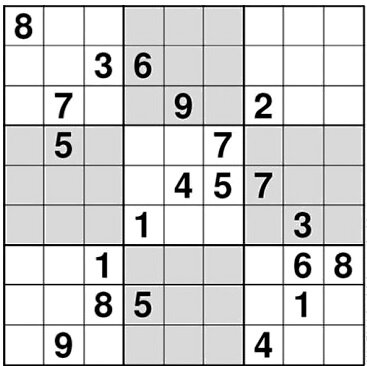
#> input picture data/samples/sudoku2.png, 367 x 366 px
$ python -i detect.py   (imports and definitions only)
#> lines starting #> are read from the running program, lines starting #| are printed output that depends on the picture; after the words box and inside, x2 and y2 are one past the last pixel; in counts of white or black regions, pixels touching at a corner belong together
#> further down, picture is the input picture: shape (366, 367, 3); min 0, max 255, mean 213.1
### src/sudoku_ocr/geometry.py
import cv2
import numpy as np


def _order_quad(pts: np.ndarray) -> np.ndarray:
    """
    Ordonne 4 points d'un quadrilatère au format [tl, tr, br, bl]
    (top-left, top-right, bottom-right, bottom-left).
    """
    pts = np.asarray(pts, dtype=np.float32).reshape(4, 2)
    s = pts.sum(axis=1)           # tl: min(s), br: max(s)
    diff = np.diff(pts, axis=1)   # tr: min(diff), bl: max(diff)
    tl = pts[np.argmin(s)]
    br = pts[np.argmax(s)]
    tr = pts[np.argmin(diff)]
    bl = pts[np.argmax(diff)]
    return np.array([tl, tr, br, bl], dtype=np.float32)


def four_point_transform(image: np.ndarray, quad: np.ndarray, size: int = 450):
    """
    Applique une homographie pour redresser la grille en un carré size×size.
    Retourne (warped, M, Minv) où M est la matrice de perspective et Minv son inverse.
    """
    ordered = _order_quad(quad)
    dst = np.array([
        [0, 0],
        [size - 1, 0],
        [size - 1, size - 1],
        [0, size - 1]
    ], dtype=np.float32)

    M = cv2.getPerspectiveTransform(ordered, dst)
    warped = cv2.warpPerspective(image, M, (size, size))

    Minv = cv2.getPerspectiveTransform(dst, ordered)
    return warped, M, Minv

### src/sudoku_ocr/cells.py
import cv2
import numpy as np

# [25 lines left out: function _peaks_from_projection, not called in this run]

def line_projections(warped: np.ndarray) -> tuple[np.ndarray, np.ndarray]:
    """Projections des lignes verticales (par colonne) et horizontales (par ligne) de l'image rectifiée."""
    gray = cv2.cvtColor(warped, cv2.COLOR_BGR2GRAY)
    thr = cv2.adaptiveThreshold(
        gray, 255,
        cv2.ADAPTIVE_THRESH_MEAN_C,
        cv2.THRESH_BINARY_INV,
        21, 2
    )
    H, W = thr.shape[:2]
    # extraire les lignes
    v_ker = cv2.getStructuringElement(cv2.MORPH_RECT, (1, max(10, H // 20)))
    h_ker = cv2.getStructuringElement(cv2.MORPH_RECT, (max(10, W // 20), 1))
    v_lines = cv2.dilate(cv2.erode(thr, v_ker, 1), v_ker, 1)
    h_lines = cv2.dilate(cv2.erode(thr, h_ker, 1), h_ker, 1)

    v_proj = v_lines.sum(axis=0).astype(np.float64)  # (W,)
    h_proj = h_lines.sum(axis=1).astype(np.float64)  # (H,)
    return v_proj, h_proj

def _regular_score(proj: np.ndarray, n: int = 10) -> float:
    """Part de l'encre des lignes située sur n positions régulièrement espacées (0..1)."""
    size = proj.size
    if size == 0 or proj.max() <= 0:
        return 0.0
    tol = max(2, size // 90)
    peak = proj.max()
    hits = []
    for i in range(n):
        p = int(round(i * (size - 1) / (n - 1)))
        hits.append(proj[max(0, p - tol):p + tol + 1].max() / peak)
    return float(np.mean(hits))

def grid_score(warped: np.ndarray) -> float:
    """Ressemblance à une grille de sudoku : 10 lignes régulières dans chaque direction (0..1)."""
    v_proj, h_proj = line_projections(warped)
    return min(_regular_score(v_proj), _regular_score(h_proj))

# [26 lines left out: functions detect_grid_lines, split_cells_by_lines, not called in this run]

BLANK_CONTRAST = 40  # vides mesurés <= 2, chiffres >= 206 (sudoku2/3.png)

# [72 lines left out: functions is_blank_cell, digit_from_binary, extract_digit, not called in this run]

### src/sudoku_ocr/detect.py
import os
import cv2
import numpy as np

from .cells import grid_score
from .geometry import four_point_transform

_SCORE_SIZE = 450  # taille de redressement pour noter les candidats
_SCORE_TIE = 0.05  # écart de score considéré comme une égalité


def _dump_debug(name: str, img):
    """If env SUDOKU_DEBUG is set, write intermediates to SUDOKU_DEBUG_DIR (or data/outputs/debug)."""
    if not os.environ.get("SUDOKU_DEBUG"):
        return
    out_dir = os.environ.get("SUDOKU_DEBUG_DIR", "data/outputs/debug")
    os.makedirs(out_dir, exist_ok=True)
    path = os.path.join(out_dir, name)
    cv2.imwrite(path, img)


def _approx_quad(cnt, max_eps_frac: float = 0.1):
    """Try multiple epsilon values to get a 4-point polygon. Fallback to convex hull or minAreaRect box."""
    peri = cv2.arcLength(cnt, True)
    for frac in np.linspace(0.01, max_eps_frac, 15):
        approx = cv2.approxPolyDP(cnt, frac * peri, True)
        if len(approx) == 4:
            return approx.reshape(4, 2)
    # Fallback 1: hull then approx
    hull = cv2.convexHull(cnt)
    peri = cv2.arcLength(hull, True)
    for frac in np.linspace(0.01, max_eps_frac, 15):
        approx = cv2.approxPolyDP(hull, frac * peri, True)
        if len(approx) == 4:
            return approx.reshape(4, 2)
    # Fallback 2: min area rect box
    rect = cv2.minAreaRect(cnt)
    box = cv2.boxPoints(rect)
    return box.astype(np.float32)


def find_sudoku_quad(img_bgr: np.ndarray):
    """
    Détecte la grille Sudoku et retourne ses 4 coins (float32) dans l'image d'origine.
    Stratégie robuste : CLAHE → blur → adaptive threshold → morpho close/open,
    puis plus grand contour, approximation poly (multi-epsilon), hull & box en fallback.
    """
    if img_bgr is None or img_bgr.size == 0:
        return None


    h, w = img_bgr.shape[:2]
#> h = 366; w = 367


    # Prétraitement
    gray = cv2.cvtColor(img_bgr, cv2.COLOR_BGR2GRAY)
    clahe = cv2.createCLAHE(clipLimit=2.0, tileGridSize=(8, 8))
    gray = clahe.apply(gray)
    blur = cv2.GaussianBlur(gray, (7, 7), 0)
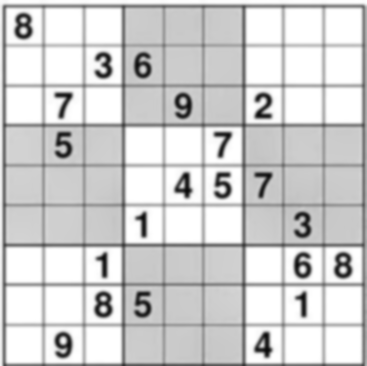
#> blur: shape (366, 367); min 9, max 255, mean 207.1


    thr = cv2.adaptiveThreshold(
        blur, 255,
        cv2.ADAPTIVE_THRESH_GAUSSIAN_C,
        cv2.THRESH_BINARY_INV,
        21, 2,
    )
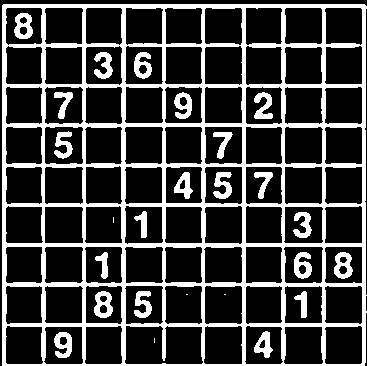
#> thr: shape (366, 367); 24.6% white; 26 white regions (4 under 20 px), largest, box (x1, y1, x2, y2) and area: (2, 4, 367, 366) 27314, (94, 291, 113, 318) 326, (14, 13, 33, 39) 320


    kernel = cv2.getStructuringElement(cv2.MORPH_RECT, (3, 3))
    closed = cv2.morphologyEx(thr, cv2.MORPH_CLOSE, kernel, iterations=2)
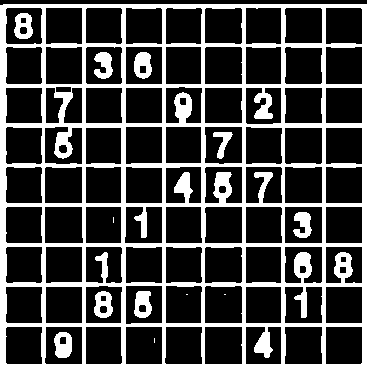
#> closed: shape (366, 367); 26.5% white; 13 white regions (4 under 20 px), largest, box (x1, y1, x2, y2) and area: (0, 4, 367, 366) 32998, (54, 332, 72, 358) 360, (134, 52, 152, 79) 355
    opened = cv2.morphologyEx(closed, cv2.MORPH_OPEN, kernel, iterations=1)
#> opened: shape (366, 367); 26.5% white; 9 white regions


    _dump_debug("01_gray.png", gray)
    _dump_debug("02_thr.png", thr)
    _dump_debug("03_closed.png", closed)


    # Contours : RETR_LIST et pas RETR_EXTERNAL, sinon une grille entourée d'un
    # cadre (bord d'image, page) n'est jamais candidate
    contours, _ = cv2.findContours(opened, cv2.RETR_LIST, cv2.CHAIN_APPROX_SIMPLE)
#> contours = 103 contours; largest, box (x1, y1, x2, y2) and area: (0, 4, 367, 366) 132124, (204, 326, 243, 365) 1442, (204, 46, 243, 85) 1439, (204, 285, 243, 324) 1415, (125, 285, 163, 325) 1410
    if not contours:
        return None


    contours = sorted(contours, key=cv2.contourArea, reverse=True)


    # Candidats >= 10% de l'image, notés par ressemblance à une grille 9x9 une
    # fois redressés : le plus grand quadrilatère n'est pas forcément la grille
    min_area = 0.1 * (h * w)
#> min_area = 13432.2
    candidates = []  # (score, area, quad, cnt)
    for cnt in contours[:20]:
        area = cv2.contourArea(cnt)
        if area < min_area:
            continue
        quad = _approx_quad(cnt)
        if quad is None or len(quad) != 4:
            continue
        warped, _, _ = four_point_transform(img_bgr, quad, size=_SCORE_SIZE)
        candidates.append((grid_score(warped), area, quad, cnt))
#> this loop made 20 passes
#> area on passes 2 to 13: 1442, 1439, 1415, 1409.5, 1409.5, 1409, 1404, 1404, 1404, 1403, 1402.5, 1386
#> (area, ordered in four_point_transform, dst in four_point_transform, M in four_point_transform) on pass 1: (132123.5, [[0, 5], [366, 4], [366, 365], [0, 365]], [[0, 0], [449, 0], [449, 449], [0, 449]], [[1.23, 0, 0], [0.00341, 1.25, -6.24], [7.59e-06, 0, 1]])
#> pass 1, in four_point_transform, `warped = cv2.warpPerspective(image, M, (size, size))`:
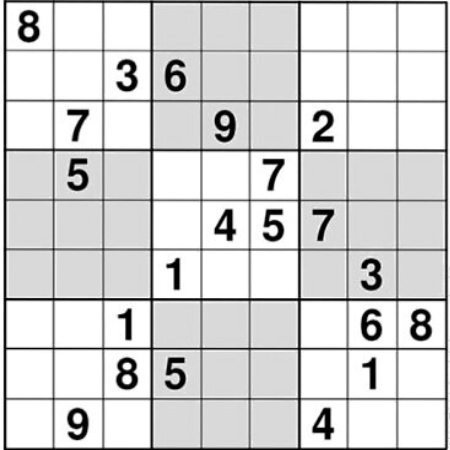
#> warped: shape (450, 450, 3); min 0, max 255, mean 212.7
#> pass 1, in line_projections, `thr = cv2.adaptiveThreshold( gray, 255, cv2.ADAPTIVE_THRESH_MEAN_C, cv..`:
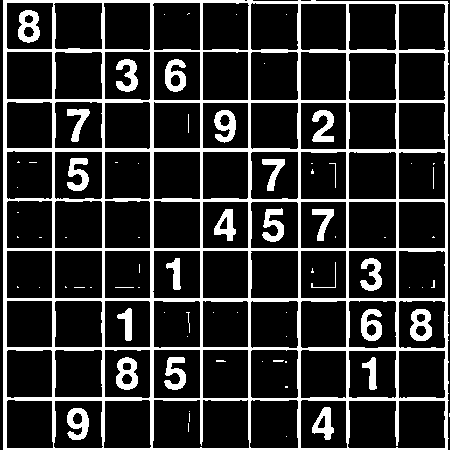
#> thr: shape (450, 450); 18.2% white; 77 white regions (50 under 20 px), largest, box (x1, y1, x2, y2) and area: (3, 0, 449, 450) 28453, (18, 10, 40, 43) 460, (116, 357, 138, 390) 454
#> pass 1, in line_projections, `v_lines = cv2.dilate(cv2.erode(thr, v_ker, 1), v_ker, 1)`:
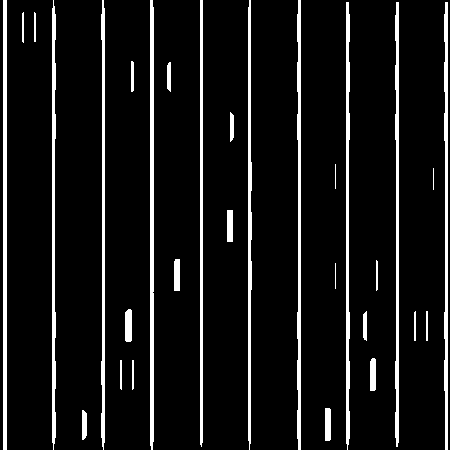
#> v_lines: shape (450, 450); 8.5% white; 30 white regions, largest, box (x1, y1, x2, y2) and area: (3, 0, 7, 450) 1800, (150, 0, 154, 450) 1780, (297, 0, 301, 450) 1520
#> after the loop, candidates = 1 item

    if candidates:
        best_score = max(c[0] for c in candidates)
#> best_score = 0.997
        # à score quasi égal, le plus grand (contour extérieur de la grille)
        _, _, quad, cnt = max((c for c in candidates if c[0] >= best_score - _SCORE_TIE),
                              key=lambda c: c[1])
#> cnt = [[3, 4], [2, 5], [0, 5], [0, 365], [366, 365], [366, 4]]
        _dump_debug("04_contour.png", cv2.drawContours(img_bgr.copy(), [cnt], -1, (0, 255, 0), 3))
        return quad.astype(np.float32)


    # Last resort: largest contour regardless of area
    cnt = contours[0]
    quad = _approx_quad(cnt)
    if quad is not None and len(quad) == 4:
        _dump_debug("04_contour_fallback.png", cv2.drawContours(img_bgr.copy(), [cnt], -1, (0, 255, 0), 3))
        return quad.astype(np.float32)


    return None

>>> import cv2
>>> picture = cv2.imread('../../data/samples/sudoku2.png')
>>> result = find_sudoku_quad(picture)
#> result = [[0, 5], [0, 365], [366, 365], [366, 4]]

$ run again, on data/samples/sudoku3.png
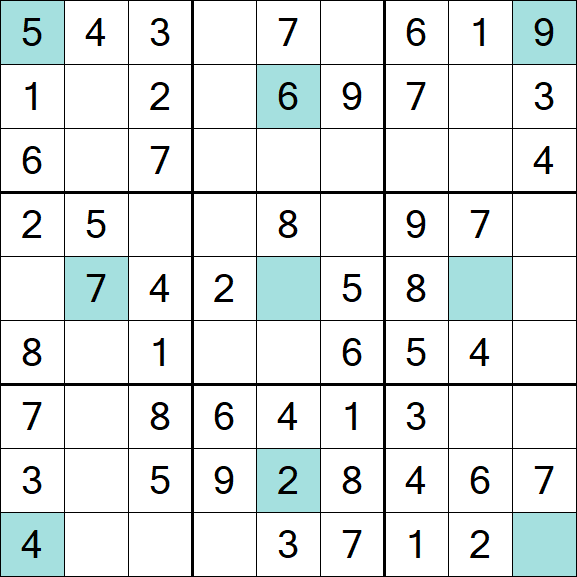
#> input picture data/samples/sudoku3.png, 577 x 577 px
#> picture is the input picture: shape (577, 577, 3); mean B, G, R 232, 232.1, 226
#> in find_sudoku_quad, `closed = cv2.morphologyEx(thr, cv2.MORPH_CLOSE, kernel, iterations=2)`:
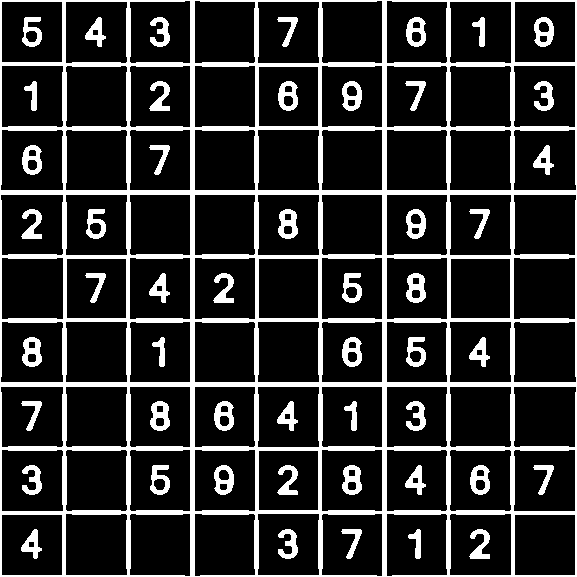
#> closed: shape (577, 577); 18.2% white; 51 white regions, largest, box (x1, y1, x2, y2) and area: (0, 0, 577, 577) 45228, (278, 209, 298, 239) 384, (406, 273, 426, 303) 384
#> opened: shape (577, 577); 18.2% white; 51 white regions
#> contours = 153 contours; largest, box (x1, y1, x2, y2) and area: (0, 0, 577, 577) 272752, (257, 513, 320, 576) 3744, (513, 257, 576, 320) 3744, (1, 257, 64, 320) 3744, (257, 1, 320, 64) 3744
#> the loop in find_sudoku_quad, `for cnt in contours[:20]:` made 20 passes
#> area on passes 2 to 9: 3744, 3744, 3744, 3744, 3742.5, 3742.5, 3742.5, 3742.5
#> pass 1, in line_projections, `v_lines = cv2.dilate(cv2.erode(thr, v_ker, 1), v_ker, 1)`:
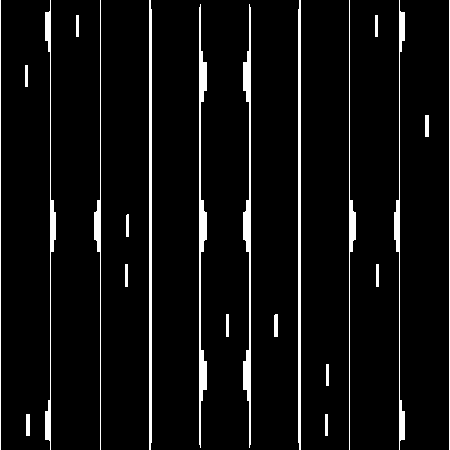
#> v_lines: shape (450, 450); 5.4% white; 22 white regions, largest, box (x1, y1, x2, y2) and area: (199, 4, 207, 448) 1582, (243, 4, 251, 448) 1582, (149, 0, 152, 450) 1334
#> after the loop in find_sudoku_quad, `for cnt in contours[:20]:`: candidates = 1 item
#> best_score = 0.997
#> cnt = contour of 276 points, box (x1, y1, x2, y2) (0, 0, 577, 577), area 272752
#> result = [[0, 0], [0, 576], [576, 576], [576, 0]]

$ run again, on data/samples/sudoku4.png
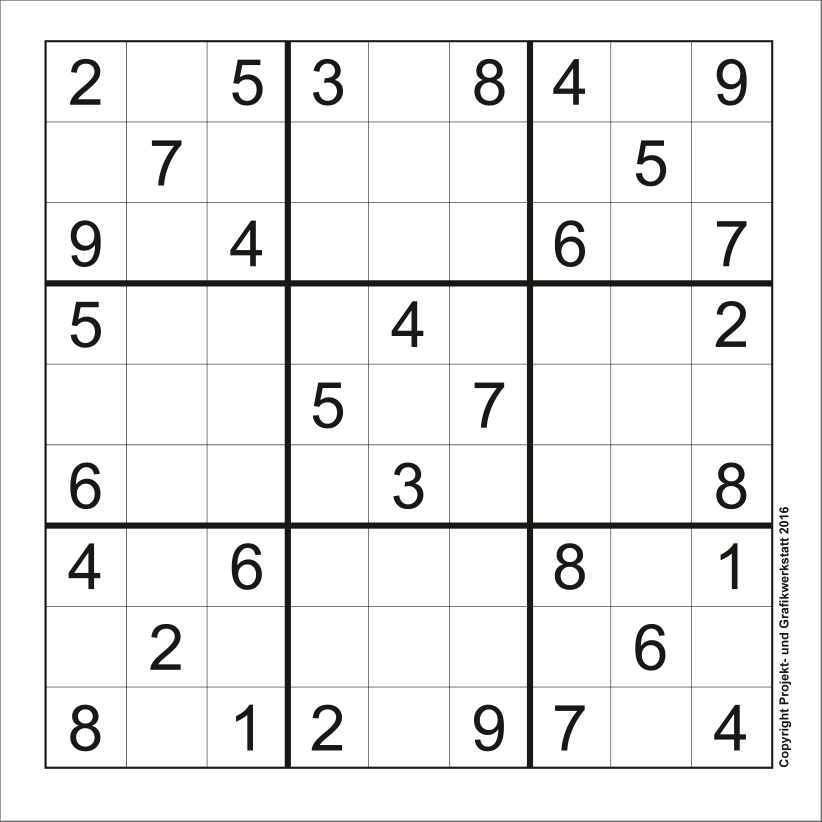
#> input picture data/samples/sudoku4.png, 2464 x 2464 px (shown at 1/3 size)
#> picture is the input picture: shape (2464, 2464, 3); mean B, G, R 238, 238.2, 238.2
#> in find_sudoku_quad, `thr = cv2.adaptiveThreshold( blur, 255, cv2.ADAPTIVE_THRESH_GAUSSIAN_C..`:
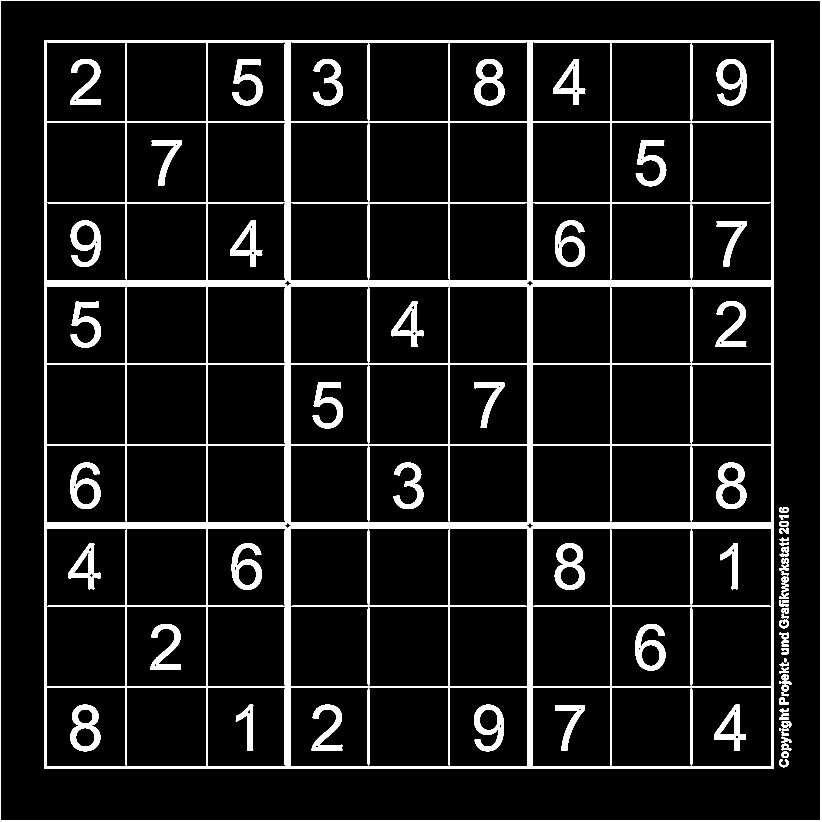
#> thr: shape (2464, 2464) (shown at 1/3 size); 8.5% white; 74 white regions, largest, box (x1, y1, x2, y2) and area: (133, 120, 2320, 2307) 328789, (0, 0, 2464, 2464) 19696, (1664, 1630, 1755, 1770) 5896
#> closed: shape (2464, 2464); 8.5% white; 44 white regions, largest, box (x1, y1, x2, y2) and area: (133, 120, 2320, 2307) 329579, (0, 0, 2464, 2464) 19696, (211, 2114, 301, 2254) 5919
#> opened: shape (2464, 2464); 8.5% white; 46 white regions
#> contours = 185 contours; largest, box (x1, y1, x2, y2) and area: (0, 0, 2464, 2464) 6066369, (1, 1, 2463, 2463) 6056519, (133, 120, 2320, 2307) 4778521, (1107, 1820, 1347, 2060) 57119, (380, 1820, 620, 2060) 57119
#> the loop in find_sudoku_quad, `for cnt in contours[:20]:` made 20 passes
#> area on passes 4 to 11: 57119, 57119, 57119, 57119, 56893, 56893, 56891.5, 56891.5
#> after the loop in find_sudoku_quad, `for cnt in contours[:20]:`:
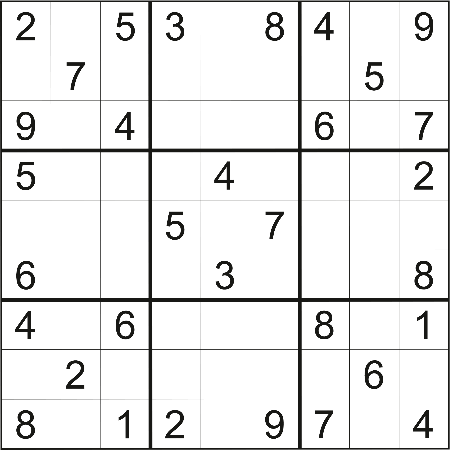
#> warped: shape (450, 450, 3); mean B, G, R 234.4, 234.6, 234.6
#> after the loop in find_sudoku_quad, `for cnt in contours[:20]:`: candidates = 3 items
#> best_score = 0.733
#> in find_sudoku_quad, `_, _, quad, cnt = max((c for c in candidates if c[0] >= best_score - _..`: cnt = contour of 30 points, box (x1, y1, x2, y2) (133, 120, 2320, 2307), area 4778521
#> result = [[134, 120], [133, 2305], [2319, 2306], [2319, 120]]
